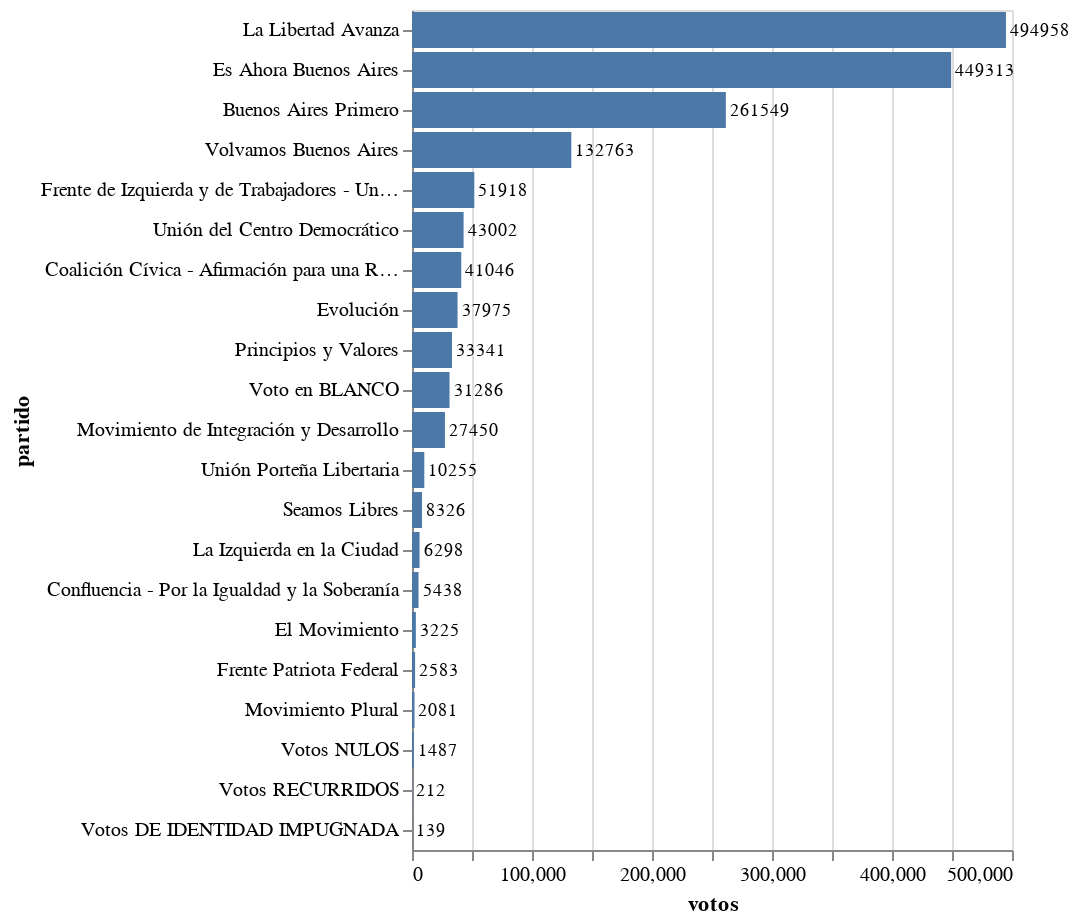

Source (notebook cell):
### Code cell
base = alt.Chart(source).encode(
    x='votos:Q',
    y=alt.Y('partido:N', sort='-x'),
    text='votos:Q',
    tooltip=['partido', 'votos']
)

base.mark_bar() + base.mark_text(align='left', dx=2, fontSize=9)

### Figure 1 — Vega-Lite specification as saved in the notebook (floating-point values rounded to 4 significant figures)
{"config": {"view": {"continuousWidth": 300, "continuousHeight": 300}}, "layer": [{"mark": {"type": "bar"}, "encoding": {"text": {"field": "votos", "type": "quantitative"}, "tooltip": [{"field": "partido", "type": "nominal"}, {"field": "votos", "type": "quantitative"}], "x": {"field": "votos", "type": "quantitative"}, "y": {"field": "partido", "sort": "-x", "type": "nominal"}}}, {"mark": {"type": "text", "align": "left", "dx": 2, "fontSize": 9}, "encoding": {"text": {"field": "votos", "type": "quantitative"}, "tooltip": [{"field": "partido", "type": "nominal"}, {"field": "votos", "type": "quantitative"}], "x": {"field": "votos", "type": "quantitative"}, "y": {"field": "partido", "sort": "-x", "type": "nominal"}}}], "data": {"name": "data-08cc890a1f7b8bbf4c2dea508bb77ee9"}, "$schema": "https://vega.github.io/schema/vega-lite/v5.20.1.json", "datasets": {"data-08cc890a1f7b8bbf4c2dea508bb77ee9": [{"partido": "La Libertad Avanza", "votos": 495000.0}, {"partido": "Es Ahora Buenos Aires", "votos": 449300.0}, {"partido": "Buenos Aires Primero", "votos": 261500.0}, {"partido": "Volvamos Buenos Aires", "votos": 132800.0}, {"partido": "Frente de Izquierda y de Trabajadores - Unidad", "votos": 51920.0}, {"partido": "Unión del Centro Democrático", "votos": 43000.0}, {"partido": "Coalición Cívica - Afirmación para una República Igualitaria", "votos": 41050.0}, {"partido": "Evolución", "votos": 37980.0}, {"partido": "Principios y Valores", "votos": 33340.0}, {"partido": "Voto en BLANCO", "votos": 31290.0}, {"partido": "Movimiento de Integración y Desarrollo", "votos": 27450.0}, {"partido": "Unión Porteña Libertaria", "votos": 10260.0}, {"partido": "Seamos Libres", "votos": 8326.0}, {"partido": "La Izquierda en la Ciudad", "votos": 6298.0}, {"partido": "Confluencia - Por la Igualdad y la Soberanía", "votos": 5438.0}, {"partido": "El Movimiento", "votos": 3225.0}, {"partido": "Frente Patriota Federal", "votos": 2583.0}, {"partido": "Movimiento Plural", "votos": 2081.0}, {"partido": "Votos NULOS", "votos": 1487.0}, {"partido": "Votos RECURRIDOS", "votos": 212.0}, {"partido": "Votos DE IDENTIDAD IMPUGNADA", "votos": 139.0}]}}
